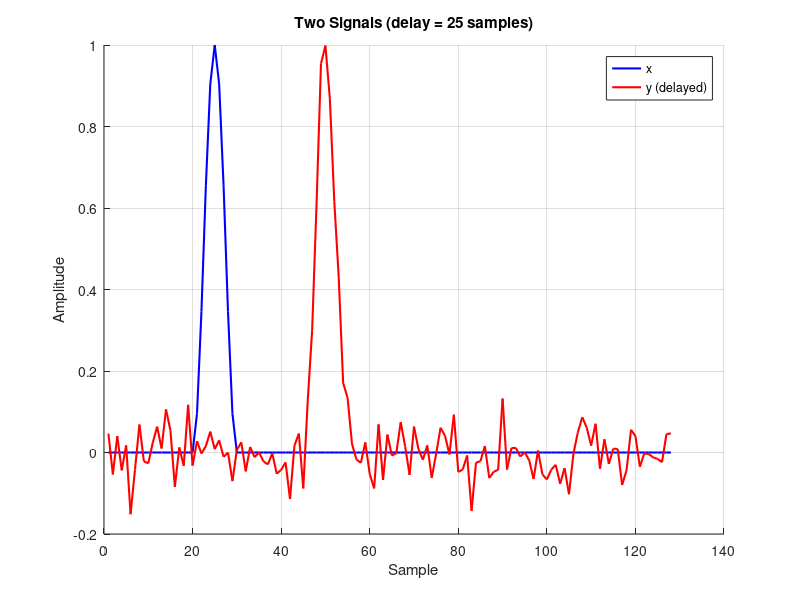
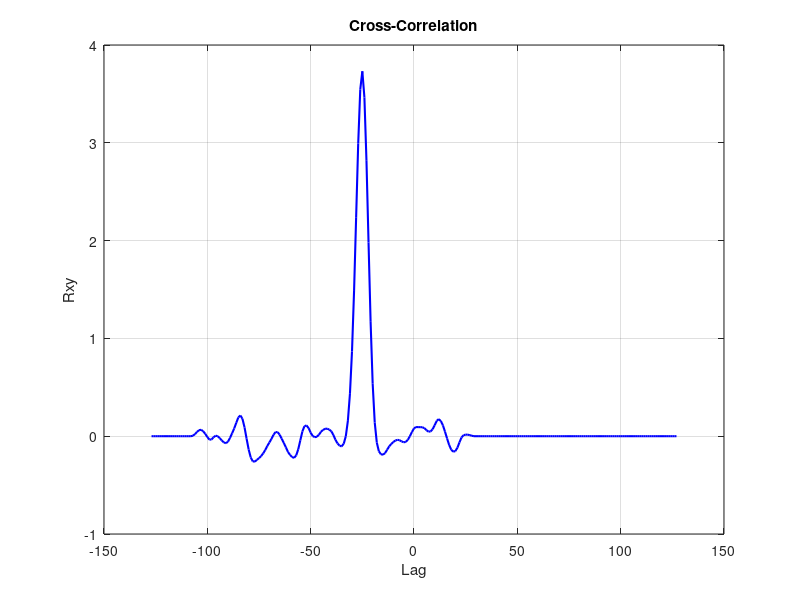

Write MATLAB code to recreate these figures, in order.
% Cross-Correlation — Detect a delayed copy
% Use xcorr to find the time delay between two signals.
% Pull toolbox functions (signal, stats, graphics, io) into scope so we
% can call them by short name (fft, butter, plot, std, ...). Without this,
% we'd need fully qualified names like signal.transforms.fft(...).


clear
close all

% Original pulse
N = 128;
x = zeros(1, N);
x(20:30) = hann(11)';

% Delayed and noisy copy
delay = 25;
y = zeros(1, N);
y(20+delay:30+delay) = hann(11)';
y = y + 0.05 * randn(1, N);

[c, lags] = xcorr(x, y);

figure(1)
hold on
plot(1:N, x, 'b-', 'LineWidth', 1.5)
plot(1:N, y, 'r-', 'LineWidth', 1.5)
hold off
title('Two Signals (delay = 25 samples)')
xlabel('Sample')
ylabel('Amplitude')
legend('x', 'y (delayed)')
grid on

figure(2)
plot(lags, c, 'b-', 'LineWidth', 1.5)
title('Cross-Correlation')
xlabel('Lag')
ylabel('Rxy')
grid on
